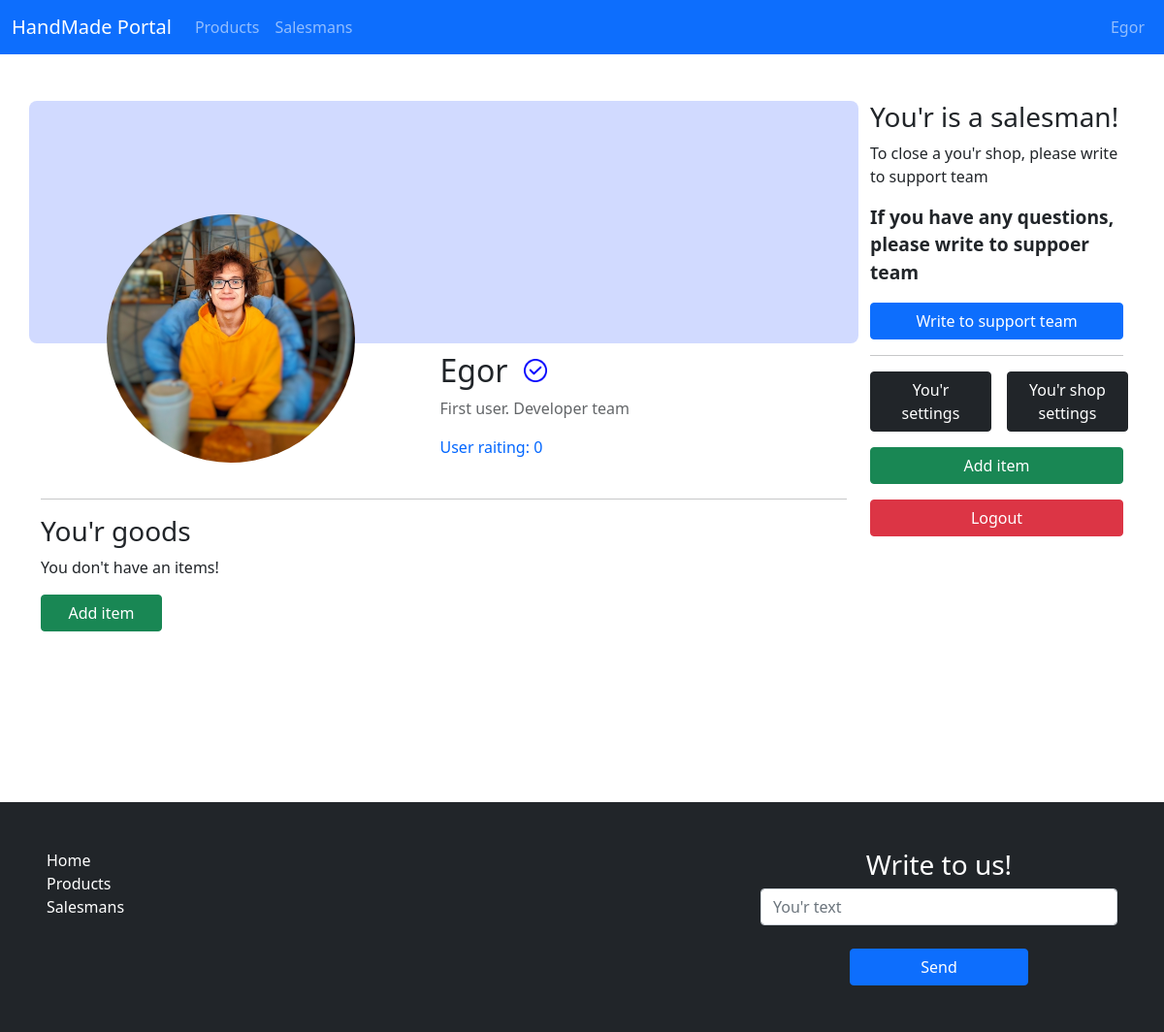
The page /user/1 (signed in) on the database as committed earlier.
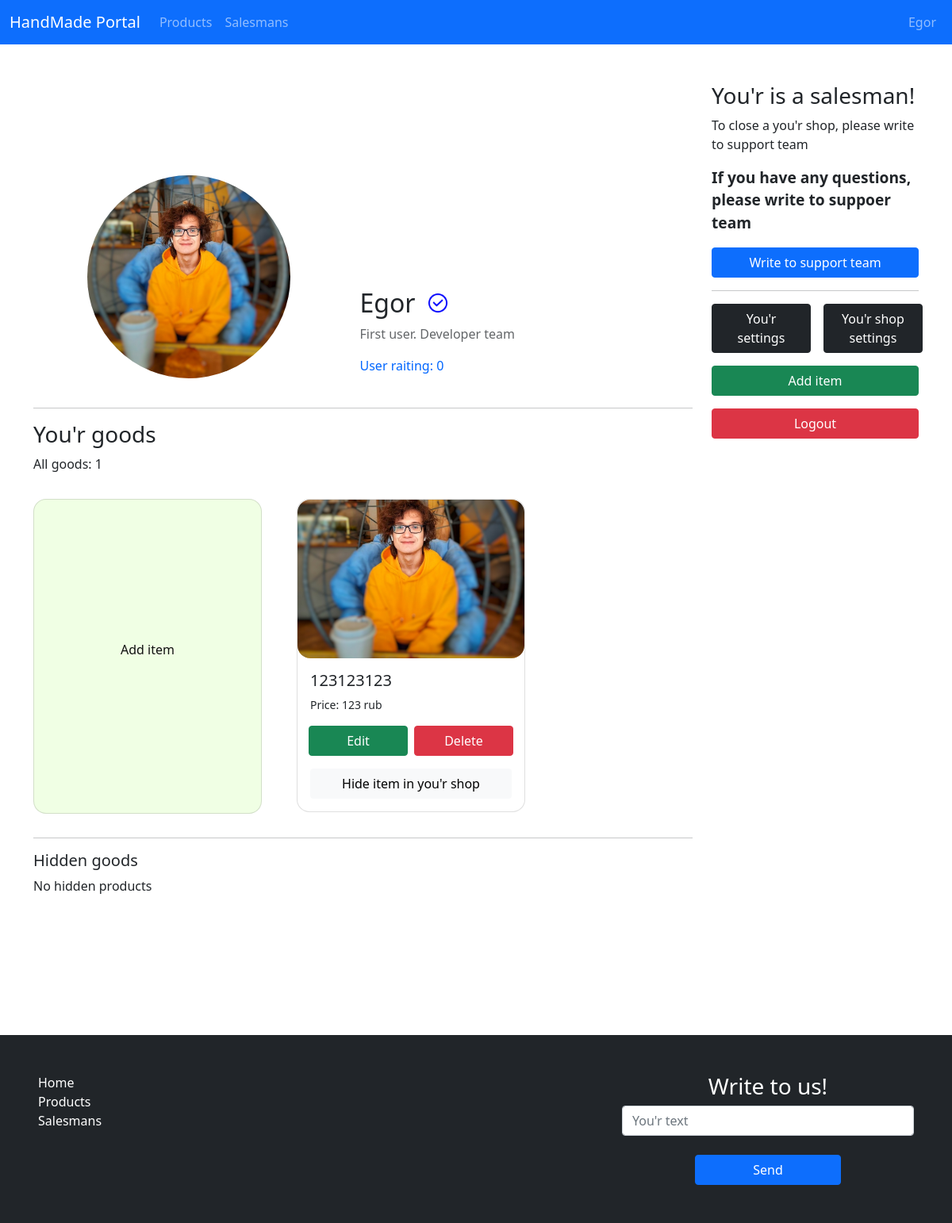
The same page on the database as committed later.
### products/models.py (models this page shows, shortened)
class Product(models.Model):
	salesman = models.ForeignKey(Profile, verbose_name="Salesman", on_delete=models.CASCADE)
	title = models.CharField("Item name", max_length=255)
	image = models.ImageField("Image", blank=True, default="media/IMG_20220129_201111_236-01-01.jpeg")
	describe = models.CharField("Short describe", max_length=255)
	price = models.PositiveIntegerField("Price", default=0)
	is_publish = models.BooleanField("Show in shop", default=True)
	class Meta:
		verbose_name = "Product"
		verbose_name_plural = "Products"

### users/views.py (the view)
# urls.py: path('<int:pk>', profile, name='profile'),
def profile(request, pk):
    all_products = Product.objects.filter(salesman=pk)
    shown_products = Product.objects.filter(salesman=pk, is_publish=True)
    user = Profile.objects.get(user=pk)
    data = {
        'all_products': all_products,
        'user': user,
        'shown_products': shown_products,
    }
    if request.user.pk == pk: # you'r profile
        hidden_products = Product.objects.filter(salesman=request.user.pk, is_publish=False)
        data['hidden_products'] = hidden_products
        return render(request, 'users/my_profile.html', data)
    else:
        return render(request, 'users/profile.html', data)

### users/templates/users/my_profile.html (shortened to what the changed rows need)
{% extends 'main/base.html' %}
{% load static %}
{% block content %}
<div class="row">
    <div class="col-12 col-md-9">
    {% if user.verification %}
    <div class="d-flex align-items-center row user-header" style="background-color: {{ user.shop_background }}; border-radius: 8px; padding: 1rem;">
        {% if user.user_image %}
        <div class="user_avatar justify-content-center align-items-center col-12 col-sm-6 text-center mb-3">
        </div>
        {% endif %}
        <div class="d-flex flex-column user-info col-12 col-sm-6">
            <div class="d-flex align-items-center">
                <h2>{{ user.name }}</h2>
            </div>
        </div>
    </div>
    {% endif %}
    <hr>
    {% if user.is_salesman %}
    <h3>You'r goods</h3>
        {% if all_products.count > 0 %}
        <p>All goods: {{ all_products.count }}</p>
            {% if shown_products.count == 0 %}
            <a href="{% url 'add_item' %}">
                <div class="card add-item m-3 d-flex justify-content-center align-items-center"  >
                    <p>Add item</p>
                </div>
            </a>
            <p>All you'r goods are hidden</p>
            {% else %}
            <div class="row d-flex flex-wrap jusctify-content-start">
                <a href="{% url 'add_item' %}">
                    <div class="card add-item m-3 d-flex justify-content-center align-items-center">
                        <p>Add item</p>
                    </div>
                </a>
                {% for item in shown_products %}
                <div class="card m-3">
                    <img src="{{ item.image.url }}" alt="" class="card-img-top">
                    <div class="card-body">
                        <h5 class="card-title">{{ item.title|truncatechars:25 }}</h5>
                        <p class="card-text">Price: {{ item.price }} rub</p>
                        <div class="card-btns d-flex flex-column align-items-center">
                            <div class="justify-content-center row">
                                <a href="{% url 'edit_item' item.pk %}" class="col-10 col-sm-5 btn btn-success mx-1">Edit</a>
                                <a href="{% url 'item_delete' item.pk %}" class="col-10 col-sm-5 btn btn-danger mx-1">Delete</a>
                            </div>
                            <a href="{% url 'hide_item' item.pk %}" class="btn btn-light w-100 mt-3">Hide item in you'r shop</a>
                        </div>
                    </div>
                </div>
                {% endfor %}
            </div>
            {% endif %}
            <hr>
            <h5>Hidden goods</h5>
            {% if hidden_products.count == 0 %}
            <p>No hidden products</p>
            {% endif %}
        {% else %}
        <p>You don't have an items!</p>
        <a class="btn btn-success mb-3" href="{% url 'add_item' %}">Add item</a>
        {% endif %}
    {% endif %}
    </div>
</div>
{% endblock %}

Rows that differ between the two databases and show on the page:
changed Profile "Egor": shop_background "#d1daff" → "#ffffff" (drawn)
added Product: image (picture), title "123123123", price "123"
Other text that changed with them:
{{ all_products.count }}: (not shown) → "1"
text no longer shown: "You don't have an items!"
text now shown: "All goods: Hidden goods No hidden products"
